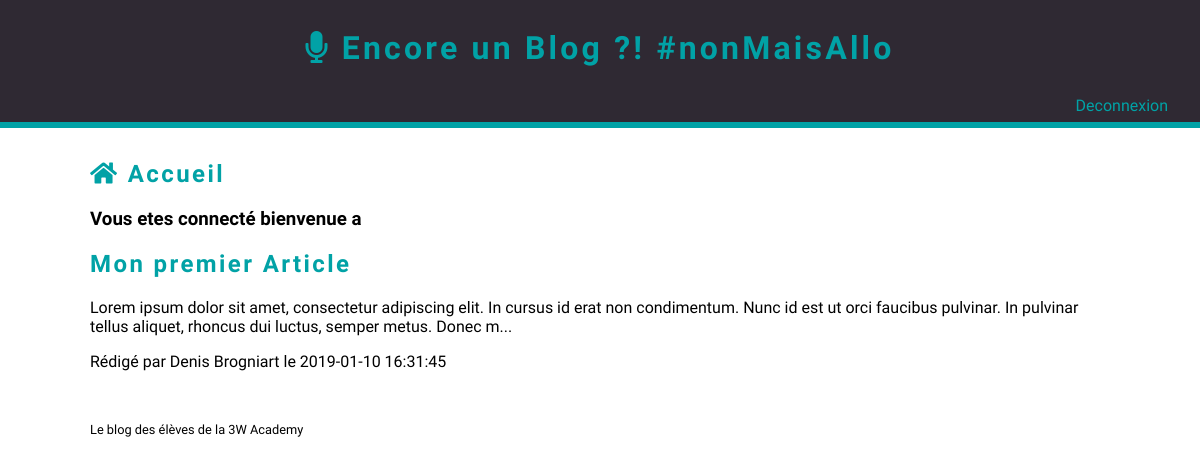
/index.php (signed in), run on the app's committed database.
### tables this page shows
CREATE TABLE `Post` (
  `Id` int(11) NOT NULL,
  `Title` varchar(100) NOT NULL,
  `Content` text NOT NULL,
  `Author_Id` int(10) NOT NULL,
  `Category_Id` int(10) NOT NULL,
  `CreationDate` datetime NOT NULL
);

CREATE TABLE `Author` (
  `Id` int(11) NOT NULL,
  `FirstName` varchar(100) NOT NULL,
  `LastName` varchar(100) NOT NULL
);

### index.php (called while the page is built, shortened)
<?php
include 'application/bdd_connexion.php';
$query = $pdo->prepare
(
	'SELECT
    	Title, Content, CreationDate, FirstName, LastName, Post.Id
     FROM
        Post
    INNER JOIN
        Author
    ON
        Post.Author_Id = Author.Id'
);
$query->execute();
$allDetail = $query->fetchAll(PDO::FETCH_ASSOC);
include 'layout.phtml';
?>

### index.phtml (the view)
<h2><i class="fa fa-home"></i> Accueil</h2>
<?php if(array_key_exists('firstName', $_SESSION)): ?>
<h3>Vous etes connecté bienvenue <?= $_SESSION['pseudo'] ?></h3>
<?php endif ?>
<?php foreach ($allDetail as $allDetails): ?>
    <h2><a href="show_post.php?Id=<?= $allDetails['Id']?>">
        <?= htmlspecialchars($allDetails['Title']) ?>
    </a></h2>
    <p>
        <?= htmlspecialchars(substr($allDetails['Content'], 0, 200)) ?>...
    </p>
    <p>Rédigé par
        <?= $allDetails['FirstName'] ?>
        <?= $allDetails['LastName'] ?>
        le
        <?= $allDetails['CreationDate'] ?>
    </p>
<?php endforeach ?>

### css/blog-main.css (style rules this page uses)
* { box-sizing: border-box; }
a { text-decoration: none; }

### css/blog-theme.css (style rules this page uses)
body { background-color: red; }
a { color: #01A2A6; transition: all 0.25s; }
body { background: url('../images/theme/paper.png') repeat; font-family: 'Dosis', sans-serif; }
h1, h2 { color: #01A2A6; letter-spacing: 0.1em; }

### data on the page
post: Title "Mon premier Article", Content "Lorem ipsum dolor sit amet, consectetur adipiscing elit. In cursus id erat non condimentum. Nunc id est ut orci faucibus pulvinar. In pulvinar tellus aliquet, rhoncus dui luctus, semper metus. Donec m", Author_Id.FirstName "Denis", Author_Id.LastName "Brogniart", CreationDate "2019-01-10 16:31:45"

### other printed values
$_SESSION['pseudo'] "a"
